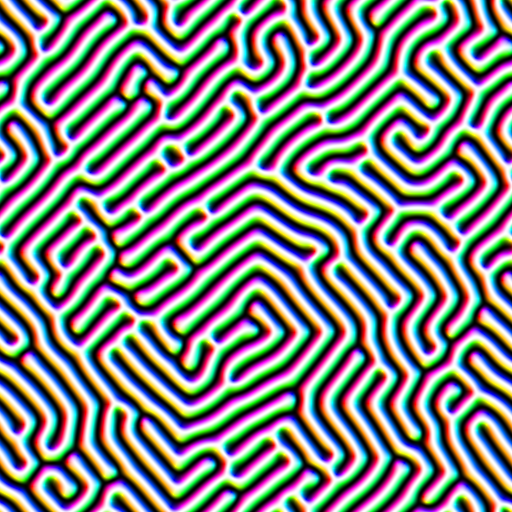
#> input picture fft/test4.png, 512 x 512 px
$ jupyter execute --allow-errors workshop_notebook.ipynb   (shell and % lines are left out)
#> lines starting #> are read from the running program, lines starting #| are printed output that depends on the picture
#> `img = cv2.imread('test4.png',cv2.IMREAD_GRAYSCALE)`:
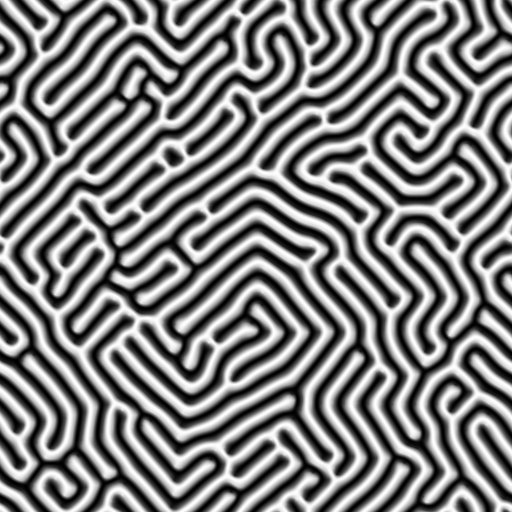
#> img: shape (512, 512); min 0, max 255, mean 127.5
#> `magnitude_spectrum = 20*np.log(np.abs(fshift))`:
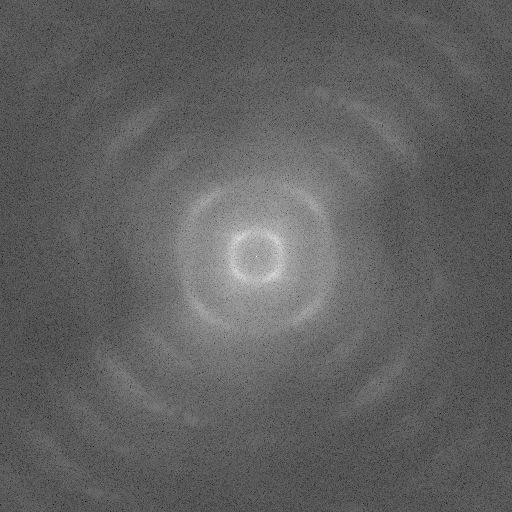
#> magnitude_spectrum: shape (512, 512) float64; min -3.34, max 346.5, mean 130.2; drawn with min black and max white
[cell 1]

import cv2
import numpy as np
import matplotlib.pyplot as plt
import scipy.signal
import scipy.optimize as opt
import radialProfile

def lorentzian( x, x0, a, gam ):
    return a * gam**2 / ( gam**2 + ( x - x0 )**2)

def radial_profile(data):
    center = (np.round(data.shape[0]), np.round(data.shape[1]))
    y, x = np.indices((data.shape))
    r = np.sqrt((x - center[0])**2 + (y - center[1])**2)
    r = r.astype(int)

    tbin = np.bincount(r.ravel(), data.ravel())
    nr = np.bincount(r.ravel())
    radialprofile = tbin / nr
    return radialprofile

#> (the rest of this cell did not finish here and is left out)

[cell 2]
x = np.linspace(-5, 5, 101)
y = np.linspace(-5, 5, 101)
# full coordinate arrays
xx, yy = np.meshgrid(x, y)
zz = np.sqrt(xx**2 + yy**2)
xx.shape, yy.shape, zz.shape

[cell 3]
# sparse coordinate arrays
xs, ys = np.meshgrid(x, y, sparse=True)
zs = np.sqrt(xs**2 + ys**2)
xs.shape, ys.shape, zs.shape

[cell 4]
ax1 = plt.figure().add_subplot()
h = plt.contourf(x, y, zs)
plt.axis('scaled')
plt.colorbar()
plt.show()
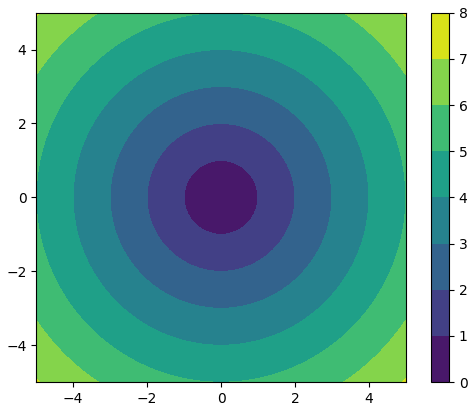
#> figure drawn by matplotlib, 2 panels

[cell 5]
from mpl_toolkits.mplot3d import axes3d

fig = plt.figure(figsize=(12,8))
ax = fig.add_subplot(projection='3d')


ax.plot_surface(xs, ys, zs, edgecolor='royalblue', lw=0.5, rstride=8, cstride=8,
                alpha=0.3, cmap=plt.cm.YlGnBu_r)

#for angle in range(0, 360):
ax.view_init(30, 35)

ax.contour(xx, yy, zs, zdir='z', offset=0, levels=10, cmap='coolwarm')
ax.contour(xx, yy, zs, zdir='x', offset=-6, levels=10, cmap='coolwarm')
ax.contour(xx, yy, zs, zdir='y', offset=-6, levels=10, cmap='coolwarm')

ax.set(xlim=(-6, 6), ylim=(-6, 6), zlim=(0, 7),
       xlabel='X', ylabel='Y', zlabel='Z')


plt.show()
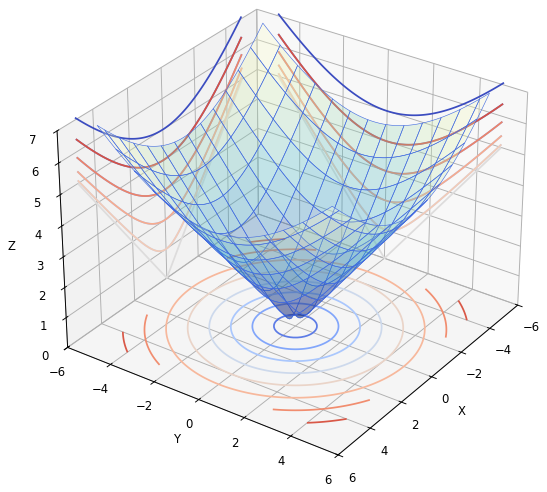
#> figure drawn by matplotlib, 1 panel

## 3D plotting and 3-dimensional data

- Many systems and their behaviour can be studied using multi-dimensional data
    - From simple systems such as an electric potential over a conducting surface to abstractions of physical systems, such as micromagnetic structure energies w.r.t. 2 parameters
- If possible, problems should always be reduced such that the analysis is easier to understand visually
    - In scientific publishing clear visualization is key: it is much easier to explain system behaviour using simple to understand visualization of data instead of throwing complicated and cumbersome graphs at people
- Sometimes reducing the problem to a simpler one isn't possible or reasonable.
    - Sometimes more complex visualization techniques give a much fuller picture of the system behaviour we are studying

### Multi-dimensional data and handling it

<i>One of the best ways to handle data in Python is with Pandas library</i>.<br>
Pandas is specifically developed for data analysis and handling and presents a <b>lot</b> of pre-built tools for manipulating complex dataframes.

In addition <i>numerical python</i>, or Numpy as its called among friends, is also a great tool and we'll be employing that very soon.

Let's take a look at a couple examples.

#### You can mostly skip this first code block for now, since Pandas will be the topic of Nico and Teemu in the coming workshops.

[cell 6]
# Import the necessary packages
import pandas as pd
import matplotlib.pyplot as plt
import numpy as np

# Calculate a Lorentzian value
def Lorentzian(x, x0, a, gam):
    return a * gam**2 / ( gam**2 + ( x - x0 )**2)

np.random.seed(42)

X = np.linspace(-5,5,100)
Y = Lorentzian(X, 0, 1, 1) + np.random.normal(0, 0.1, 100)
# Create a Pandas dataframe filled with random numbers in a Lorentzian distribution
df = pd.DataFrame({'X': X,'Y': Y})

# Show the dataframe transposed (for better visualization)
df.T

So now we have a 2-dimensional <b>dataframe</b>, a Pandas data structure, to store some created data. In actual application this could be simulated, calculated or experimentally measured data.

Let us see how did with the creation of the data. Let's plot it!

[cell 7]
# Create a figure and plot the data
ax = plt.figure().add_subplot()
ax.plot(df['X'], df['Y'], 'o')
plt.show()
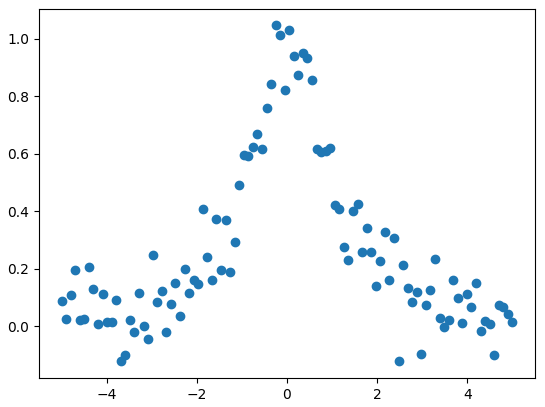
#> figure drawn by matplotlib, 1 panel; curve peaks at x = -0.253, y = 1.05

So now we see very clearly the data we created is a Lorentzian distribution with some error added in for good measure. Now then, how should we proceed if instead we wanted to create a 3-dimensional image?

So what we want to do is plot a 3rd variable as a function of other 2, say if we wanted to visualize a similar Lorentzian peak in 3D space. Then the 2 known variables would be our $x$ and $y$ spatial directions and the 3rd would be the height $z$ of the distribution at a given point $(x,y)$.

In this problem we can employ Numpy and one of its incredibly useful functions: a <b>meshgrid</b>.

Meshgrid takes in as arguments $n$ arrays (or what are known as list-like objects). It then determines these as the "axes" of an $n$-dimensional array. The function returns $n$ $n$-dimensional arrays, for each given dimension and fills in the values of the corresponding coordinate. Afterwards these arrays can be used to calculate, say, function values at each of the points in the defined space. So meshgrid shines the brightest when you need to <b>evaluate scalar or vector fields</b>.

[cell 8]
# Create meshgrids for x and y
gridx, gridy = np.meshgrid(X, X, indexing='xy')

gridx, gridy

[cell 9]
# Calculate z values
zvals = Lorentzian(gridx, 0, 1, 1) * Lorentzian(gridy, 0, 1, 1)

#zvals = (Lorentzian(gridx, 0, 1, 1) + np.random.normal(0, 0.1, 100)) * (Lorentzian(gridy, 0, 1, 1) + np.random.normal(0, 0.1, 100))

ax = plt.figure(figsize=(12,8)).add_subplot(projection='3d')
ax.plot_wireframe(gridx, gridy, zvals, cmap='viridis', rstride=5, cstride=5)

plt.show()
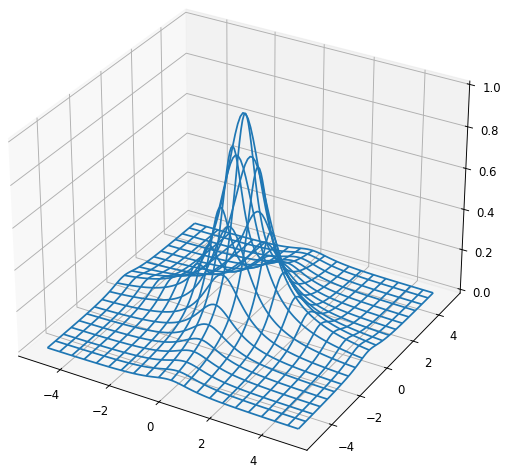
#> figure drawn by matplotlib, 1 panel

Now then! We have acquired some tools to visualize multidimensional data or, say 2-dimensional scalar fields for examples. What if we had some actual data to visualize. Well gladly we do! So let's do some actual science!

Let's read in some actual measurement data:

#> (a cell that did not finish here is left out)

[cell 11]
ax = plt.figure(figsize=(10,6)).add_subplot()
ax.pcolormesh(df, cmap='seismic')
plt.show()
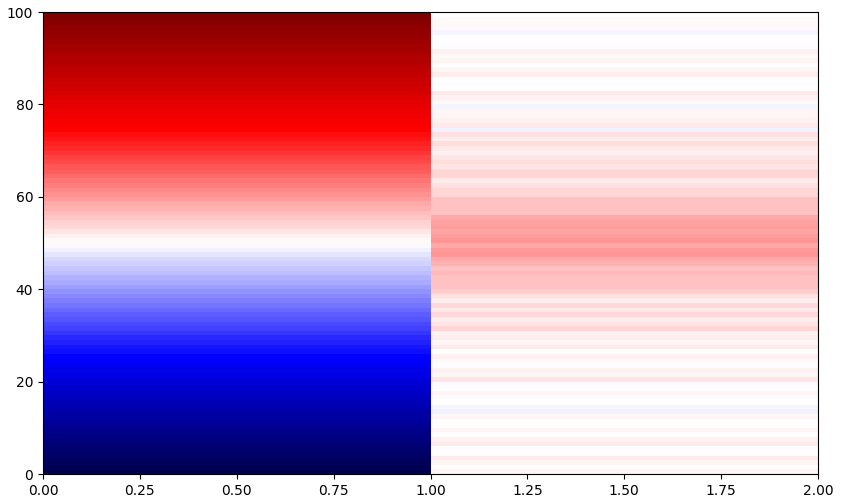
#> figure drawn by matplotlib, 1 panel

$ run again, with fft/test2.png copied over fft/test4.png
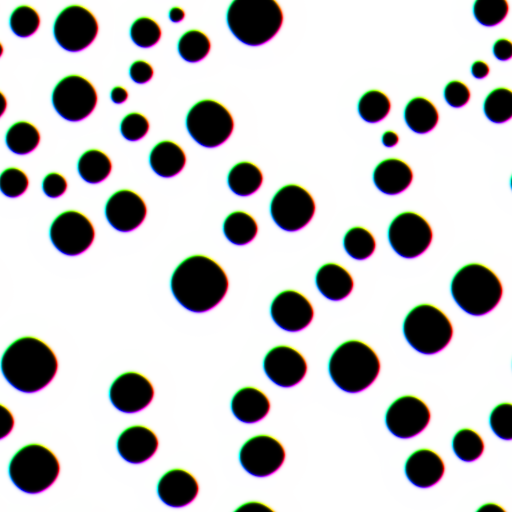
#> input picture fft/test2.png, 512 x 512 px
#> `img = cv2.imread('test4.png',cv2.IMREAD_GRAYSCALE)`:
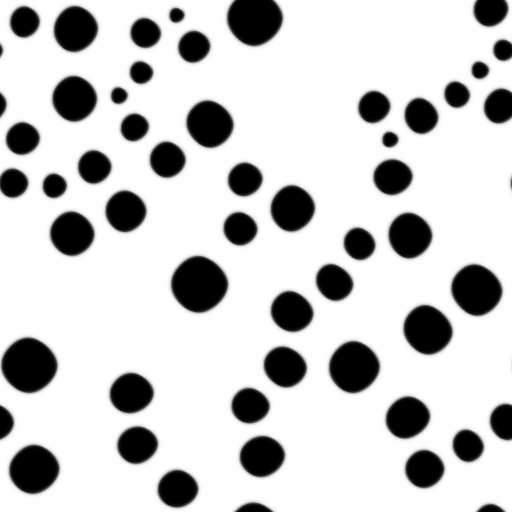
#> img: shape (512, 512); min 0, max 255, mean 201.1
#> `magnitude_spectrum = 20*np.log(np.abs(fshift))`:
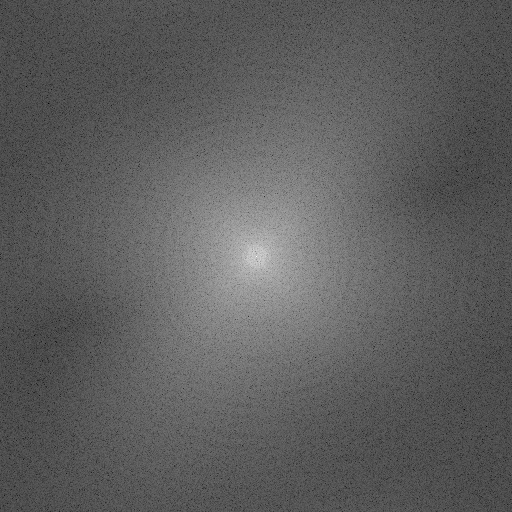
#> magnitude_spectrum: shape (512, 512) float64; min 9.05, max 355.6, mean 137.1; drawn with min black and max white

$ run again, with fft/test3.png copied over fft/test4.png
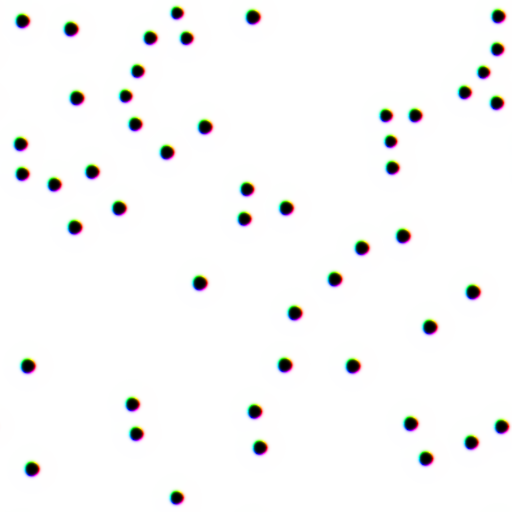
#> input picture fft/test3.png, 512 x 512 px
#> `img = cv2.imread('test4.png',cv2.IMREAD_GRAYSCALE)`:
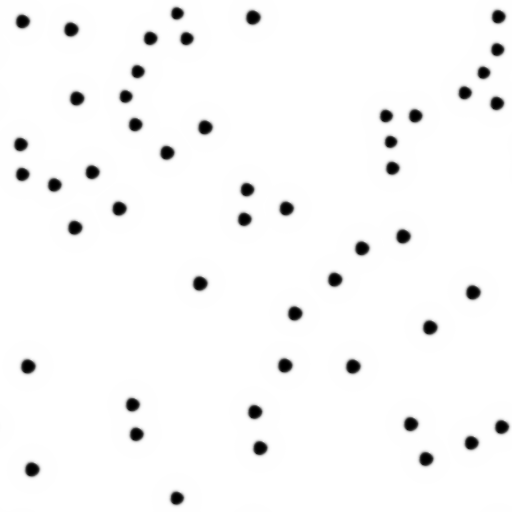
#> img: shape (512, 512); min 0, max 255, mean 247.6
#> `magnitude_spectrum = 20*np.log(np.abs(fshift))`:
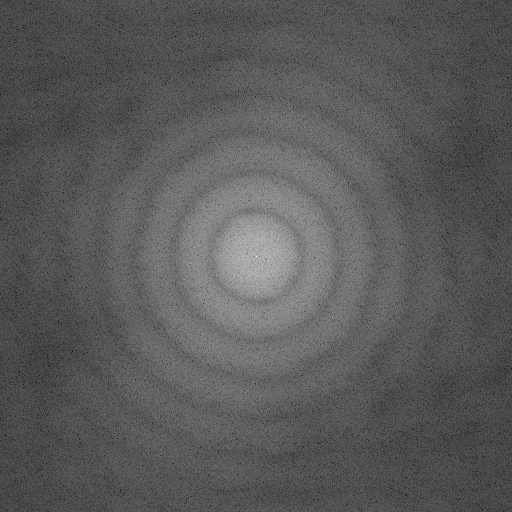
#> magnitude_spectrum: shape (512, 512) float64; min 0.835, max 359.8, mean 127.8; drawn with min black and max white

$ run again, with fft/test.jpg saved as fft/test4.png
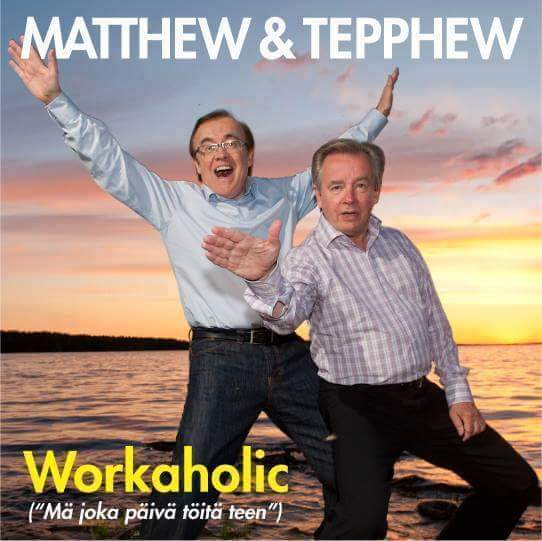
#> input picture fft/test.jpg, 542 x 541 px
#> `magnitude_spectrum = 20*np.log(np.abs(fshift))`:
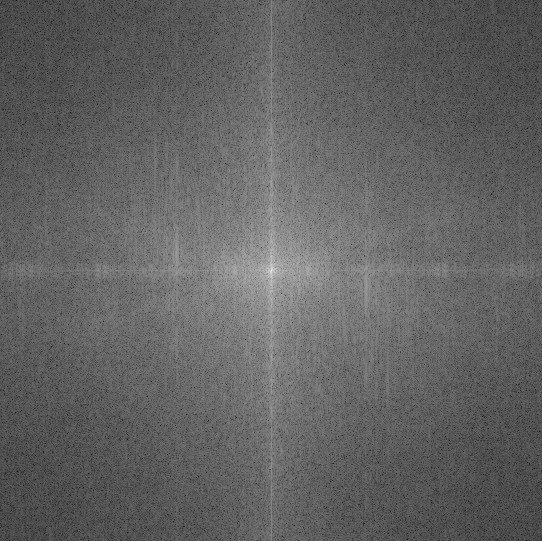
#> magnitude_spectrum: shape (541, 542) float64; min 40.44, max 350.5, mean 160.7; drawn with min black and max white
